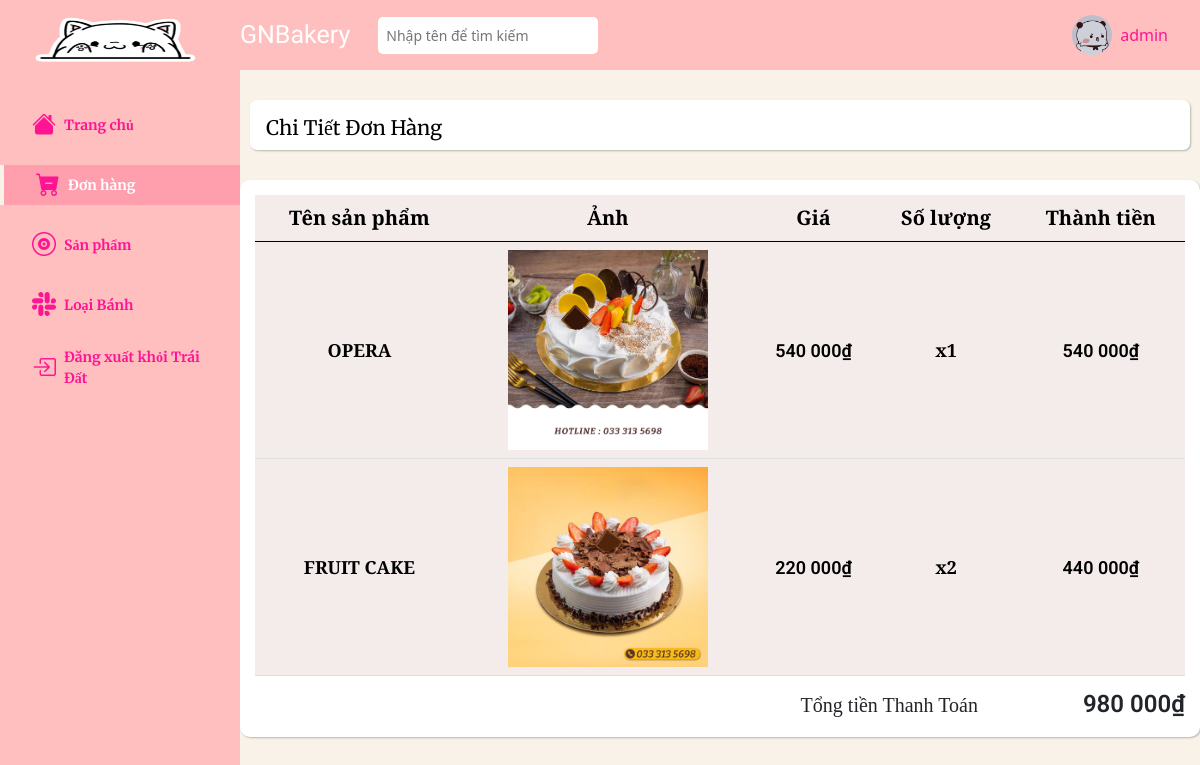
The app's page /admin/orders/detail.php?id=1 (signed in) with its own data.
### tables this page shows
CREATE TABLE `order_product` (
  `order_id` int(11) NOT NULL,
  `product_id` int(11) NOT NULL,
  `quantity` int(11) NOT NULL
);

CREATE TABLE `products` (
  `id` int(11) NOT NULL,
  `name` varchar(50) NOT NULL,
  `image` varchar(255) NOT NULL,
  `size` int(11) NOT NULL,
  `price` float NOT NULL,
  `description` text NOT NULL,
  `status` tinyint(1) NOT NULL DEFAULT '1',
  `category_detail_id` int(11) NOT NULL,
  `admin_id` int(11) NOT NULL
);

### admin/orders/detail.php (the view, shortened to what this page needs)
<?php
require_once '../navbar-vertical.php';
require_once '../../database/connect.php';
$id = $_GET['id'];
$sql = "SELECT * FROM order_product
join products on order_product.product_id = products.id
WHERE order_id = '$id'";
$result = mysqli_query($connect, $sql);
$sum = 0;
?>
<div class="main__container">
    <div class="main-container-text d-flex align-items-center">
        <a class="header__name text-decoration-none" href="#">
            Chi Tiết Đơn Hàng
        </a>
    </div>
    <div class="container-fluid px-4">
        <div class="row gx-5">
            <div class="col-12">
                <div class="table-responsive-sm">
                    <table class="product_table table table-sm table-light table-hover align-middle">
                        <thead style="text-align : center;">
                            <tr>
                                <th class="name-product" scope="col">Tên sản phẩm</th>
                                <th class="pic-product" scope="col">Ảnh</th>
                                <th class="price-product" scope="col">Giá</th>
                                <th class="amount-product" scope="col">Số lượng</th>
                                <th class="payment" scope="col">Thành tiền</th>
                            </tr>
                        </thead>
                        <tbody style="text-align:center;">
                            <?php foreach($result as $each) { ?>
                                <tr>
                                    <th class="detail_product-item" scope="col">
                                        <?= $each['name'] ?>
                                    </th>
                                    <th class="detail_product-item" scope="col">
                                        <img class="img_prd" src="../../assets/images/products/<?= $each['image'] ?>" alt="">
                                    </th>
                                    <th class="detail_product-item" style="font-weight:600; font-family: Roboto;" scope="col">
                                    <?= number_format($each['price'], 0, '.', ' ') ?>&#8363
                                    </th>
                                    <th class="detail_product-item" scope="col">x<?= $each['quantity'] ?></th>
                                    <th class="detail_product-item" scope="col" style="font-weight:600; font-family: Roboto;">
                                    <?php
                                        $result = $each['price'] * $each['quantity'];
                                        $sum += $result;
                                        echo number_format($result, 0, '.', ' ');
                                    ?>&#8363
                                    </th>
                                </tr>
                            <?php } ?>
                        </tbody>
                    </table>
                </div>
            </div>
        </div>
        <div class="total-payments">
            <span class="t-pay">Tổng tiền Thanh Toán </span>
            <span class="t-money"><?= number_format($sum, 0, '.', ' ') ?>&#8363</span>
        </div>
    </div>
</div>
</body>
</html>

### assets/css/admin.css (style rules this page uses)
html { font-size: 62.5%; line-height: 1.6rem; font-family: 'Roboto', sans-serif; box-sizing: border-box; }
a { color: #FF1493; }
* { box-sizing: inherit; }
:root { --text-color: #FF1493; --background-color: #f8f2e8; --navbar-color: #ffbfbf; --navbar-vertical-width : 240px; --header-height: 70px; }
body { background-color: var(--background-color); }
.header__name { color: black; font-size: 2rem; margin-left: 16px; margin-top: 5px; font-family: 'Merriweather', serif; }
.main__form, .main__container { margin-left: var(--navbar-vertical-width); min-height: 80vh; margin-top: 30px; }
.main-container-text { box-shadow: 1px 1px 2px 0px #00000040; background-color: white; border-radius: 7px; height: 50px; margin: 30px 10px; }
.container-fluid { box-shadow: 1px 1px 2px 0px #00000040; background-color: white; border-radius: 10px; padding: 15px; }
.table-sm>:not(caption)>*>* { padding: 8px; font-family: 'PT Serif', serif; background-color: #d3afaf40; }
.table-light { --bs-table-bg: #d3afaf40; }

### assets/css/detail_orders.css (style rules this page uses)
.name-product, .pic-product, .price-product, .amount-product, .payment { font-size: 2rem; }
.img_prd { width: 200px; }
.detail_product-item { font-size: 1.8rem; }
.total-payments { text-align: right; }
.t-pay { font-family: Playfair Display; font-size: 20px; font-weight: 400; }
.t-money { font-family: Roboto; font-size: 24px; font-weight: 600; margin-left: 100px; }

### records on screen
order_product: product.name "OPERA", product.image (picture), product.price "540 000", quantity "1", result "540 000"
order_product: product.name "FRUIT CAKE", product.image (picture), product.price "220 000", quantity "2", result "440 000"

### other values on screen
$_SESSION['name'] "admin"
$sum "980 000"
